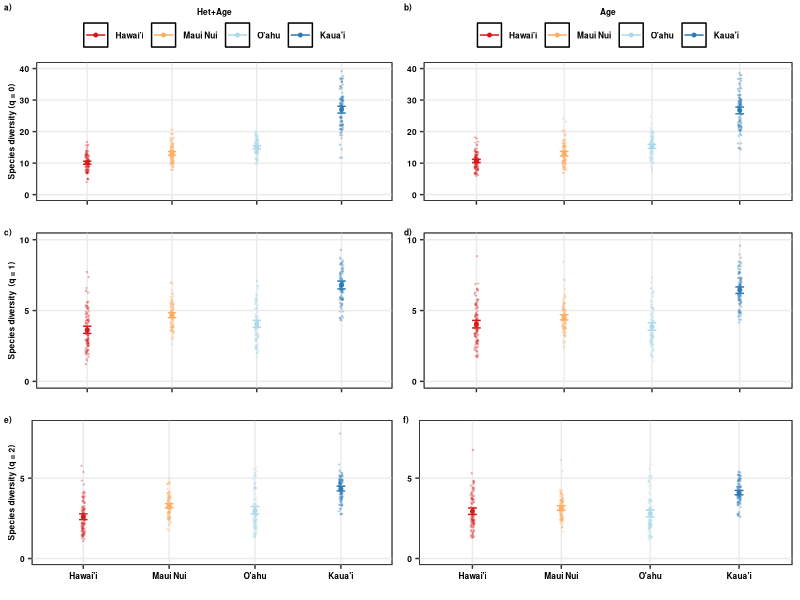

The R source for this figure:
#############
# Hill N ####
#############
###############
# All natives #
# 7 plots #####
###############

require(tidyr)
require(dplyr)
require(ggplot2)
require(grid)
require(reshape2)
library(rms)

##########
# data  ##
##########

HillN_2<-read.csv("Cleaned_Data/Scen2_Natives_7plots_HillN.csv")
HillN_3<-read.csv("Cleaned_Data/Scen3_Natives_7plots_HillN.csv")

#############
# organize  #
#############

HillN_2$Scenario<-"II"
HillN_3$Scenario<-"III"

HillNN<-rbind.data.frame(HillN_2, HillN_3)

HillNN$geo_entity2<-as.character(HillNN$geo_entity2)
HillNN$geo_entity2<-ifelse(HillNN$geo_entity2=="O'ahu Island (incl. Mokoli'i Islet)","O'ahu",HillNN$geo_entity2)
HillNN$geo_entity2<-ifelse(HillNN$geo_entity2=="O'ahu Island","O'ahu",HillNN$geo_entity2)
HillNN$geo_entity2<-ifelse(HillNN$geo_entity2=="Hawai'i Island","Hawai'i",HillNN$geo_entity2)
HillNN$geo_entity2<-ifelse(HillNN$geo_entity2=="Kaua'i Island","Kaua'i",HillNN$geo_entity2)

HillNN$geo_entity2<-as.factor(HillNN$geo_entity2)
HillNN$geo_entity2<-factor(HillNN$geo_entity2,levels=c("Hawai'i","Maui Nui","O'ahu","Kaua'i"))

HillNN$order<-as.factor(HillNN$order)

HillNN$geo_order<-paste(HillNN$geo_entity2,HillNN$order,sep="_")

HillNN$geo_order<-factor(HillNN$geo_order,levels=c("Hawai'i_0","Hawai'i_1","Hawai'i_2","Maui Nui_0","Maui Nui_1","Maui Nui_2",
                                                   "O'ahu_0","O'ahu_1","O'ahu_2","Kaua'i_0","Kaua'i_1","Kaua'i_2"))

############################################
# summarize data                           #
############################################

HillNN_minus<- HillNN %>%
  group_by(geo_entity2,Scenario, order) %>%
  do(data.frame(rbind(smean.cl.boot(.$qD, B=1000))))

colnames(HillNN_minus)[4]<-"qD"
colnames(HillNN_minus)[5]<-"qD.LCL"
colnames(HillNN_minus)[6]<-"qD.UCL"

HillNN_f<-rbind.data.frame(HillNN_minus)

HillNN_f$geo_order<-paste(HillNN_f$geo_entity2,HillNN_f$order,sep="_")

HillNN_f$geo_order<-as.factor(HillNN_f$geo_order)

HillNN_f$geo_order<-factor(HillNN_f$geo_order,levels=c("Hawai'i_0","Hawai'i_1","Hawai'i_2","Maui Nui_0","Maui Nui_1","Maui Nui_2",
                                                       "O'ahu_0","O'ahu_1","O'ahu_2","Kaua'i_0","Kaua'i_1","Kaua'i_2"))

HillNN_f$geo_entity2<-factor(HillNN_f$geo_entity2,levels=c("Hawai'i","Maui Nui","O'ahu","Kaua'i"))

HillNN_f<-ungroup(HillNN_f)

##############################
# order x island x scenario  #
##############################

HillNN_f$Scenario<-as.character(HillNN_f$Scenario)
HillNN_f$Scenario<-ifelse(HillNN_f$Scenario=="II","Het+Age",HillNN_f$Scenario)
HillNN_f$Scenario<-ifelse(HillNN_f$Scenario=="III","Age",HillNN_f$Scenario)
HillNN_f$Scenario<-as.factor(HillNN_f$Scenario)

HillNN_f$Scenario<-factor(HillNN_f$Scenario,levels=c("Het+Age","Age"))

HillNN_f<- HillNN_f%>%
  unite( "Scen_Order", c("Scenario","order"),remove=FALSE)

HillNN$Scenario<-as.character(HillNN$Scenario)
HillNN$Scenario<-ifelse(HillNN$Scenario=="II","Het+Age",HillNN$Scenario)
HillNN$Scenario<-ifelse(HillNN$Scenario=="III","Age",HillNN$Scenario)
HillNN$Scenario<-as.factor(HillNN$Scenario)

HillNN$Scenario<-factor(HillNN$Scenario,levels=c("Het+Age","Age"))

HillNN<- HillNN%>%
  unite( "Scen_Order", c("Scenario","order"),remove=FALSE)

###################
# Scen2 + order 0 #
###################

H_Sc2_Or0<-filter(HillNN, Scen_Order=="Het+Age_0")

H_f_Sc2_Or0<-filter(HillNN_f, Scen_Order=="Het+Age_0")

Hill_Sc2_Or0<-ggplot(H_Sc2_Or0, aes(x=geo_entity2,y=qD,group=geo_entity2,color=geo_entity2))+
  geom_point(data=H_Sc2_Or0, aes(x=geo_entity2,y=qD,color=geo_entity2),position = position_jitter(w = 0.02, h = 0),size=0.25,alpha=0.2)+
  
  geom_point(data=H_f_Sc2_Or0, aes(x=geo_entity2,y=qD,group=geo_entity2, colour=geo_entity2),size=1)+
  geom_errorbar(data=H_f_Sc2_Or0,aes(ymin=qD.LCL,ymax=qD.UCL,group=geo_entity2, colour=geo_entity2),width=0.1)+
  
  #scale_color_d3(palette="category20c")+
  scale_colour_manual(values=c("#d7191c","#fdae61","#abd9e9","#2c7bb6"))+
  scale_y_continuous(limits=c(0, 40),breaks=c(0,10,20,30,40),labels=c("0","10","20","30","40"))+
  # scale_shape_manual(values=c(17,15,16))+
  #facet_grid(order~Scenario,scales="free_y")+
  labs(x="",y="Species diversity (q = 0)")+
  guides(colour=guide_legend(title="Het+Age",title.position = "top", hjust=0.5))+
  theme_bw()+theme(plot.title = element_text(colour="black",face="bold",size=7,hjust=0.5,vjust=0),
                   axis.title.x=element_text(colour="black",face="bold",size=6),
                   axis.title.y=element_text(colour="black",face="bold",size=6),
                   axis.text.x=element_blank(),
                   axis.text.y=element_text(colour=c("black"),face="bold",size=6),
                   strip.background = element_rect(fill="transparent",colour="black"),
                   strip.text=element_text(face="bold",size=6),
                   legend.text=element_text(colour=c("black"),face="bold",size=6),
                   legend.title = element_text(colour=c("black"),face="bold",size=6),
                   legend.title.align = 0.5,
                   legend.margin=margin(t=0.00, r=0, b=0, l=0, unit="cm"),
                   legend.position=c("top"),
                   #legend.margin =margin(t=0, r=0, b=0, l=0, unit="cm"),
                   panel.background =element_rect(fill="transparent",colour="black"),panel.grid.minor=element_blank())


# Scen3 + order 0

H_Sc3_Or0<-filter(HillNN, Scen_Order=="Age_0")

H_f_Sc3_Or0<-filter(HillNN_f, Scen_Order=="Age_0")

Hill_Sc3_Or0<-ggplot(H_Sc3_Or0, aes(x=geo_entity2,y=qD,group=geo_entity2,color=geo_entity2))+
  geom_point(data=H_Sc3_Or0, aes(x=geo_entity2,y=qD,color=geo_entity2),position = position_jitter(w = 0.02, h = 0),size=0.25,alpha=0.2)+
  
  geom_point(data=H_f_Sc3_Or0, aes(x=geo_entity2,y=qD,group=geo_entity2, colour=geo_entity2),size=1)+
  geom_errorbar(data=H_f_Sc3_Or0,aes(ymin=qD.LCL,ymax=qD.UCL,group=geo_entity2, colour=geo_entity2),width=0.1)+
  
  #scale_color_d3(palette="category20c")+
  scale_colour_manual(values=c("#d7191c","#fdae61","#abd9e9","#2c7bb6"))+
  scale_y_continuous(limits=c(0, 40),breaks=c(0,10,20,30,40),labels=c("0","10","20","30","40"))+
  # scale_shape_manual(values=c(17,15,16))+
  #facet_grid(order~Scenario,scales="free_y")+
  labs(x="",y="Species diversity")+
  guides(colour=guide_legend(title="Age",title.position = "top", hjust=0.5))+
  theme_bw()+theme(plot.title = element_text(colour="black",face="bold",size=7,hjust=0.5,vjust=0),
                   axis.title.x=element_text(colour="black",face="bold",size=6),
                   axis.title.y=element_blank(),
                   axis.text.x=element_blank(),
                   axis.text.y=element_text(colour=c("black"),face="bold",size=6),
                   strip.background = element_rect(fill="transparent",colour="black"),
                   strip.text=element_text(face="bold",size=6),
                   legend.text=element_text(colour=c("black"),face="bold",size=6),
                   legend.title = element_text(colour=c("black"),face="bold",size=6),
                   legend.title.align = 0.5,
                   legend.margin=margin(t=0.00, r=0, b=0, l=0, unit="cm"),
                   legend.position=c("top"),
                   #legend.margin =margin(t=0, r=0, b=0, l=0, unit="cm"),
                   panel.background =element_rect(fill="transparent",colour="black"),panel.grid.minor=element_blank())


# Scen2 + order 1

H_Sc2_Or1<-filter(HillNN, Scen_Order=="Het+Age_1")

H_f_Sc2_Or1<-filter(HillNN_f, Scen_Order=="Het+Age_1")

Hill_Sc2_Or1<-ggplot(H_Sc2_Or1, aes(x=geo_entity2,y=qD,group=geo_entity2,color=geo_entity2))+
  geom_point(data=H_Sc2_Or1, aes(x=geo_entity2,y=qD,color=geo_entity2),position = position_jitter(w = 0.02, h = 0),size=0.25,alpha=0.2)+
  
  geom_point(data=H_f_Sc2_Or1, aes(x=geo_entity2,y=qD,group=geo_entity2, colour=geo_entity2),size=1)+
  geom_errorbar(data=H_f_Sc2_Or1,aes(ymin=qD.LCL,ymax=qD.UCL,group=geo_entity2, colour=geo_entity2),width=0.1)+
  
  #scale_color_d3(palette="category20c")+
  scale_colour_manual(values=c("#d7191c","#fdae61","#abd9e9","#2c7bb6"))+
  scale_y_continuous(limits=c(0, 10),breaks=c(0,5,10),labels=c("0","5","10"))+
  # scale_shape_manual(values=c(17,15,16))+
  #facet_grid(order~Scenario,scales="free_y")+
  labs(x="",y="Species diversity  (q = 1)")+
  guides(colour=guide_legend(title="",title.position = "top", hjust=0.5))+
  theme_bw()+theme(axis.title.x=element_text(colour="black",face="bold",size=6),
                   axis.title.y=element_text(colour="black",face="bold",size=6),
                   axis.text.x=element_blank(),
                   axis.text.y=element_text(colour=c("black"),face="bold",size=6),
                   strip.background = element_rect(fill="transparent",colour="black"),
                   strip.text=element_text(face="bold",size=6),
                   legend.text=element_text(colour=c("black"),face="bold",size=6),
                   legend.title = element_text(colour=c("black"),face="bold",size=6),
                   legend.title.align = 0.5,
                   legend.margin=margin(t=0.05, r=0, b=0, l=0, unit="cm"),
                   legend.position=c("none"),
                   #legend.margin =margin(t=0, r=0, b=0, l=0, unit="cm"),
                   panel.background =element_rect(fill="transparent",colour="black"),panel.grid.minor=element_blank())

# Scen3 + order 1

H_Sc3_Or1<-filter(HillNN, Scen_Order=="Age_1")

H_f_Sc3_Or1<-filter(HillNN_f, Scen_Order=="Age_1")

Hill_Sc3_Or1<-ggplot(H_Sc3_Or1, aes(x=geo_entity2,y=qD,group=geo_entity2,color=geo_entity2))+
  geom_point(data=H_Sc3_Or1, aes(x=geo_entity2,y=qD,color=geo_entity2),position = position_jitter(w = 0.02, h = 0),size=0.25,alpha=0.2)+
  
  geom_point(data=H_f_Sc3_Or1, aes(x=geo_entity2,y=qD,group=geo_entity2, colour=geo_entity2),size=1)+
  geom_errorbar(data=H_f_Sc3_Or1,aes(ymin=qD.LCL,ymax=qD.UCL,group=geo_entity2, colour=geo_entity2),width=0.1)+
  
  #scale_color_d3(palette="category20c")+
  scale_colour_manual(values=c("#d7191c","#fdae61","#abd9e9","#2c7bb6"))+
  scale_y_continuous(limits=c(0, 10),breaks=c(0,5,10),labels=c("0","5","10"))+
  # scale_shape_manual(values=c(17,15,16))+
  #facet_grid(order~Scenario,scales="free_y")+
  labs(x="",y="Species diversity")+
  guides(colour=guide_legend(title="",title.position = "top", hjust=0.5))+
  theme_bw()+theme(axis.title.x=element_text(colour="black",face="bold",size=6),
                   axis.title.y=element_blank(),
                   axis.text.x=element_blank(),
                   axis.text.y=element_text(colour=c("black"),face="bold",size=6),
                   strip.background = element_rect(fill="transparent",colour="black"),
                   strip.text=element_text(face="bold",size=6),
                   legend.text=element_text(colour=c("black"),face="bold",size=6),
                   legend.title = element_text(colour=c("black"),face="bold",size=6),
                   legend.title.align = 0.5,
                   legend.margin=margin(t=0.05, r=0, b=0, l=0, unit="cm"),
                   legend.position=c("none"),
                   #legend.margin =margin(t=0, r=0, b=0, l=0, unit="cm"),
                   panel.background =element_rect(fill="transparent",colour="black"),panel.grid.minor=element_blank())


# Scen2 + order 2

H_Sc2_Or2<-filter(HillNN, Scen_Order=="Het+Age_2")

H_f_Sc2_Or2<-filter(HillNN_f, Scen_Order=="Het+Age_2")

Hill_Sc2_Or2<-ggplot(H_Sc2_Or2, aes(x=geo_entity2,y=qD,group=geo_entity2,color=geo_entity2))+
  geom_point(data=H_Sc2_Or2, aes(x=geo_entity2,y=qD,color=geo_entity2),position = position_jitter(w = 0.02, h = 0),size=0.25,alpha=0.2)+
  
  geom_point(data=H_f_Sc2_Or2, aes(x=geo_entity2,y=qD,group=geo_entity2, colour=geo_entity2),size=1)+
  geom_errorbar(data=H_f_Sc2_Or2,aes(ymin=qD.LCL,ymax=qD.UCL,group=geo_entity2, colour=geo_entity2),width=0.1)+
  
  #scale_color_d3(palette="category20c")+
  scale_colour_manual(values=c("#d7191c","#fdae61","#abd9e9","#2c7bb6"))+
  scale_y_continuous(limits=c(0, 8.2),breaks=c(0,5,10),labels=c("0","5","10"))+
  # scale_shape_manual(values=c(17,15,16))+
  #facet_grid(order~Scenario,scales="free_y")+
  labs(x="",y="Species diversity (q = 2)")+
  guides(colour=guide_legend(title="",title.position = "top", hjust=0.5))+
  theme_bw()+theme(axis.title.x=element_text(colour="black",face="bold",size=6),
                   axis.title.y=element_text(colour="black",face="bold",size=6),
                   axis.text.x=element_text(colour="black",face="bold",size=6),
                   axis.text.y=element_text(colour=c("black"),face="bold",size=6),
                   strip.background = element_rect(fill="transparent",colour="black"),
                   strip.text=element_text(face="bold",size=6),
                   legend.text=element_text(colour=c("black"),face="bold",size=6),
                   legend.title = element_text(colour=c("black"),face="bold",size=6),
                   legend.title.align = 0.5,
                   legend.margin=margin(t=0.05, r=0, b=0, l=0, unit="cm"),
                   legend.position=c("none"),
                   #legend.margin =margin(t=0, r=0, b=0, l=0, unit="cm"),
                   panel.background =element_rect(fill="transparent",colour="black"),panel.grid.minor=element_blank())

# Scen3 + order 2

H_Sc3_Or2<-filter(HillNN, Scen_Order=="Age_2")

H_f_Sc3_Or2<-filter(HillNN_f, Scen_Order=="Age_2")

Hill_Sc3_Or2<-ggplot(H_Sc3_Or2, aes(x=geo_entity2,y=qD,group=geo_entity2,color=geo_entity2))+
  geom_point(data=H_Sc3_Or2, aes(x=geo_entity2,y=qD,color=geo_entity2),position = position_jitter(w = 0.02, h = 0),size=0.25,alpha=0.2)+
  
  geom_point(data=H_f_Sc3_Or2, aes(x=geo_entity2,y=qD,group=geo_entity2, colour=geo_entity2),size=1)+
  geom_errorbar(data=H_f_Sc3_Or2,aes(ymin=qD.LCL,ymax=qD.UCL,group=geo_entity2, colour=geo_entity2),width=0.1)+
  
  #scale_color_d3(palette="category20c")+
  scale_colour_manual(values=c("#d7191c","#fdae61","#abd9e9","#2c7bb6"))+
  scale_y_continuous(limits=c(0, 8.2),breaks=c(0,5,10),labels=c("0","5","10"))+
  # scale_shape_manual(values=c(17,15,16))+
  #facet_grid(order~Scenario,scales="free_y")+
  labs(x="",y="Species diversity")+
  guides(colour=guide_legend(title="",title.position = "top", hjust=0.5))+
  theme_bw()+theme(axis.title.x=element_text(colour="black",face="bold",size=6),
                   axis.title.y=element_blank(),
                   axis.text.x=element_text(colour="black",face="bold",size=6),
                   axis.text.y=element_text(colour=c("black"),face="bold",size=6),
                   strip.background = element_rect(fill="transparent",colour="black"),
                   strip.text=element_text(face="bold",size=6),
                   legend.text=element_text(colour=c("black"),face="bold",size=6),
                   legend.title = element_text(colour=c("black"),face="bold",size=6),
                   legend.title.align = 0.5,
                   legend.margin=margin(t=0.05, r=0, b=0, l=0, unit="cm"),
                   legend.position=c("none"),
                   #legend.margin =margin(t=0, r=0, b=0, l=0, unit="cm"),
                   panel.background =element_rect(fill="transparent",colour="black"),panel.grid.minor=element_blank())


# write out 95 CIs

HillNN_f<-arrange(HillNN_f, order, Scenario)

write.csv(HillNN_f,"Cleaned_Data/summaryHillNumbers_7plots.csv",row.names = FALSE)

#################
# put together ##
#################

require(cowplot)

hill_tog<-plot_grid(Hill_Sc2_Or0, Hill_Sc3_Or0, Hill_Sc2_Or1, Hill_Sc3_Or1,Hill_Sc2_Or2, Hill_Sc3_Or2,
                    labels=c("a)","b)","c)","d)","e)","f)"),label_size = 6, ncol=2,rel_heights = c(1.2,1,1))

png(filename="Figures/HillN_Natives_7plots_Fig4.png", 
    units="in", 
    width=7, 
    height=7, 
    pointsize=2, 
    res=500)

hill_tog

dev.off()
